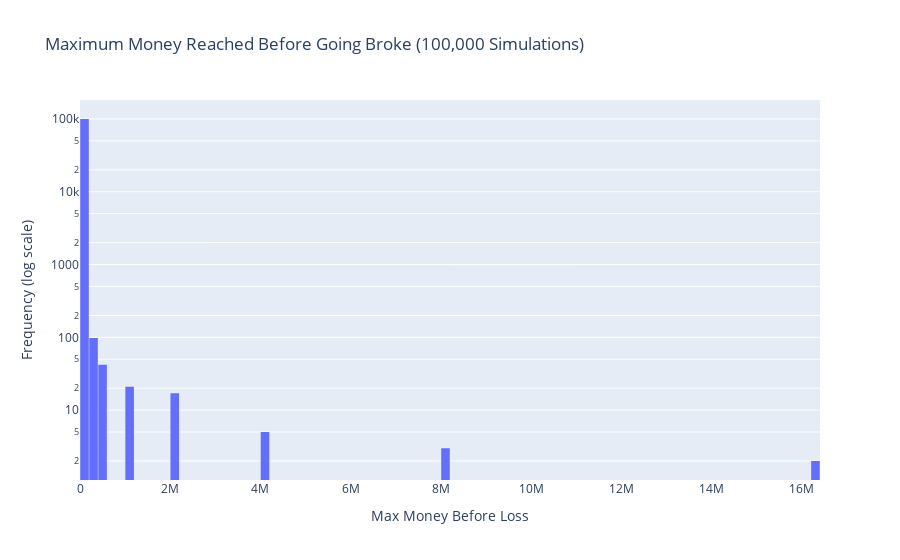

Here is the notebook cell this chart was saved with:
### Code cell
import numpy as np
import plotly.graph_objects as go

# Parameters
starting_money = 500
num_simulations = 100_000
max_money_list = []

# Simulation loop
for _ in range(num_simulations):
    money = starting_money
    max_money = money
    while money > 0:
        bet = money
        if np.random.rand() < 0.5:
            money += bet
        else:
            money -= bet
        max_money = max(max_money, money)
    max_money_list.append(max_money)

# Create histogram using Plotly
fig = go.Figure(data=[go.Histogram(x=max_money_list, nbinsx=100)])
fig.update_layout(
    title="Maximum Money Reached Before Going Broke (100,000 Simulations)",
    xaxis_title="Max Money Before Loss",
    yaxis_title="Frequency (log scale)",
    yaxis_type="log",
    bargap=0.05
)
fig.show()

### Figure 1 — Plotly figure (JSON) as saved in the notebook; plotly's stock layout.template omitted (floating-point values rounded to 4 significant figures; data arrays with more than 128 entries replaced by an {"elided": "..."} marker saying what was removed)
{"data": [{"nbinsx": 100, "type": "histogram", "x": {"elided": "100000 int values"}}], "layout": {"bargap": 0.05, "title": {"text": "Maximum Money Reached Before Going Broke (100,000 Simulations)"}, "xaxis": {"title": {"text": "Max Money Before Loss"}}, "yaxis": {"title": {"text": "Frequency (log scale)"}, "type": "log"}}}
